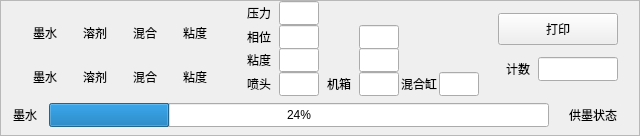
   <widget class="QFrame" name="frame_5">
    <property name="geometry">
     <rect>
      <x>0</x>
      <y>304</y>
      <width>640</width>
      <height>136</height>
     </rect>
    </property>
    <property name="sizePolicy">
     <sizepolicy hsizetype="Fixed" vsizetype="Fixed">
      <horstretch>0</horstretch>
      <verstretch>0</verstretch>
     </sizepolicy>
    </property>
    <property name="minimumSize">
     <size>
      <width>640</width>
      <height>136</height>
     </size>
    </property>
    <property name="maximumSize">
     <size>
      <width>640</width>
      <height>136</height>
     </size>
    </property>
    <property name="frameShape">
     <enum>QFrame::StyledPanel</enum>
    </property>
    <property name="frameShadow">
     <enum>QFrame::Raised</enum>
    </property>
    <layout class="QVBoxLayout" name="verticalLayout_2">
     <property name="spacing">
      <number>0</number>
     </property>
     <property name="leftMargin">
      <number>0</number>
     </property>
     <property name="topMargin">
      <number>0</number>
     </property>
     <property name="rightMargin">
      <number>0</number>
     </property>
     <property name="bottomMargin">
      <number>0</number>
     </property>
     <item>
      <layout class="QHBoxLayout" name="horizontalLayout_11">
       <item>
        <layout class="QGridLayout" name="gridLayout_2">
         <property name="spacing">
          <number>0</number>
         </property>
         <item row="0" column="0">
          <widget class="QLabel" name="label_19">
           <property name="sizePolicy">
            <sizepolicy hsizetype="Fixed" vsizetype="Fixed">
             <horstretch>0</horstretch>
             <verstretch>0</verstretch>
            </sizepolicy>
           </property>
           <property name="minimumSize">
            <size>
             <width>50</width>
             <height>56</height>
            </size>
           </property>
           <property name="maximumSize">
            <size>
             <width>50</width>
             <height>56</height>
            </size>
           </property>
           <property name="text">
            <string>墨水</string>
           </property>
           <property name="alignment">
            <set>Qt::AlignCenter</set>
           </property>
          </widget>
         </item>
         <item row="0" column="1">
          <widget class="QLabel" name="label_20">
           <property name="sizePolicy">
            <sizepolicy hsizetype="Fixed" vsizetype="Fixed">
             <horstretch>0</horstretch>
             <verstretch>0</verstretch>
            </sizepolicy>
           </property>
           <property name="minimumSize">
            <size>
             <width>50</width>
             <height>56</height>
            </size>
           </property>
           <property name="maximumSize">
            <size>
             <width>50</width>
             <height>56</height>
            </size>
           </property>
           <property name="text">
            <string>溶剂</string>
           </property>
           <property name="alignment">
            <set>Qt::AlignCenter</set>
           </property>
          </widget>
         </item>
         <item row="0" column="2">
          <widget class="QLabel" name="label_21">
           <property name="sizePolicy">
            <sizepolicy hsizetype="Fixed" vsizetype="Fixed">
             <horstretch>0</horstretch>
             <verstretch>0</verstretch>
            </sizepolicy>
           </property>
           <property name="minimumSize">
            <size>
             <width>50</width>
             <height>56</height>
            </size>
           </property>
           <property name="maximumSize">
            <size>
             <width>50</width>
             <height>56</height>
            </size>
           </property>
           <property name="text">
            <string>混合</string>
           </property>
           <property name="alignment">
            <set>Qt::AlignCenter</set>
           </property>
          </widget>
         </item>
         <item row="0" column="3">
          <widget class="QLabel" name="label_22">
           <property name="sizePolicy">
            <sizepolicy hsizetype="Fixed" vsizetype="Fixed">
             <horstretch>0</horstretch>
             <verstretch>0</verstretch>
            </sizepolicy>
           </property>
           <property name="minimumSize">
            <size>
             <width>50</width>
             <height>56</height>
            </size>
           </property>
           <property name="maximumSize">
            <size>
             <width>50</width>
             <height>56</height>
            </size>
           </property>
           <property name="text">
            <string>粘度</string>
           </property>
           <property name="alignment">
            <set>Qt::AlignCenter</set>
           </property>
          </widget>
         </item>
         <item row="1" column="0">
          <widget class="QLabel" name="label_23">
           <property name="sizePolicy">
            <sizepolicy hsizetype="Fixed" vsizetype="Fixed">
             <horstretch>0</horstretch>
             <verstretch>0</verstretch>
            </sizepolicy>
           </property>
           <property name="minimumSize">
            <size>
             <width>50</width>
             <height>24</height>
            </size>
           </property>
           <property name="maximumSize">
            <size>
             <width>50</width>
             <height>24</height>
            </size>
           </property>
           <property name="text">
            <string>墨水</string>
           </property>
           <property name="alignment">
            <set>Qt::AlignCenter</set>
           </property>
          </widget>
         </item>
         <item row="1" column="1">
          <widget class="QLabel" name="label_24">
           <property name="sizePolicy">
            <sizepolicy hsizetype="Fixed" vsizetype="Fixed">
             <horstretch>0</horstretch>
             <verstretch>0</verstretch>
            </sizepolicy>
           </property>
           <property name="minimumSize">
            <size>
             <width>50</width>
             <height>24</height>
            </size>
           </property>
           <property name="maximumSize">
            <size>
             <width>50</width>
             <height>24</height>
            </size>
           </property>
           <property name="text">
            <string>溶剂</string>
           </property>
           <property name="alignment">
            <set>Qt::AlignCenter</set>
           </property>
          </widget>
         </item>
         <item row="1" column="2">
          <widget class="QLabel" name="label_25">
           <property name="sizePolicy">
            <sizepolicy hsizetype="Fixed" vsizetype="Fixed">
             <horstretch>0</horstretch>
             <verstretch>0</verstretch>
            </sizepolicy>
           </property>
           <property name="minimumSize">
            <size>
             <width>50</width>
             <height>24</height>
            </size>
           </property>
           <property name="maximumSize">
            <size>
             <width>50</width>
             <height>24</height>
            </size>
           </property>
           <property name="text">
            <string>混合</string>
           </property>
           <property name="alignment">
            <set>Qt::AlignCenter</set>
           </property>
          </widget>
         </item>
         <item row="1" column="3">
          <widget class="QLabel" name="label_26">
           <property name="sizePolicy">
            <sizepolicy hsizetype="Fixed" vsizetype="Fixed">
             <horstretch>0</horstretch>
             <verstretch>0</verstretch>
            </sizepolicy>
           </property>
           <property name="minimumSize">
            <size>
             <width>50</width>
             <height>24</height>
            </size>
           </property>
           <property name="maximumSize">
            <size>
             <width>50</width>
             <height>24</height>
            </size>
           </property>
           <property name="text">
            <string>粘度</string>
           </property>
           <property name="alignment">
            <set>Qt::AlignCenter</set>
           </property>
          </widget>
         </item>
        </layout>
       </item>
       <item>
        <layout class="QGridLayout" name="gridLayout_3">
         <property name="spacing">
          <number>0</number>
         </property>
         <item row="1" column="1">
          <widget class="QLineEdit" name="lineEdit_3">
           <property name="sizePolicy">
            <sizepolicy hsizetype="Fixed" vsizetype="Fixed">
             <horstretch>0</horstretch>
             <verstretch>0</verstretch>
            </sizepolicy>
           </property>
           <property name="minimumSize">
            <size>
             <width>40</width>
             <height>24</height>
            </size>
           </property>
           <property name="maximumSize">
            <size>
             <width>40</width>
             <height>24</height>
            </size>
           </property>
           <property name="readOnly">
            <bool>true</bool>
           </property>
          </widget>
         </item>
         <item row="2" column="1">
          <widget class="QLineEdit" name="lineEdit_4">
           <property name="sizePolicy">
            <sizepolicy hsizetype="Fixed" vsizetype="Fixed">
             <horstretch>0</horstretch>
             <verstretch>0</verstretch>
            </sizepolicy>
           </property>
           <property name="minimumSize">
            <size>
             <width>40</width>
             <height>24</height>
            </size>
           </property>
           <property name="maximumSize">
            <size>
             <width>40</width>
             <height>24</height>
            </size>
           </property>
           <property name="readOnly">
            <bool>true</bool>
           </property>
          </widget>
         </item>
         <item row="1" column="3">
          <widget class="QLineEdit" name="lineEdit_8">
           <property name="sizePolicy">
            <sizepolicy hsizetype="Fixed" vsizetype="Fixed">
             <horstretch>0</horstretch>
             <verstretch>0</verstretch>
            </sizepolicy>
           </property>
           <property name="minimumSize">
            <size>
             <width>40</width>
             <height>24</height>
            </size>
           </property>
           <property name="maximumSize">
            <size>
             <width>40</width>
             <height>24</height>
            </size>
           </property>
           <property name="readOnly">
            <bool>true</bool>
           </property>
          </widget>
         </item>
         <item row="0" column="0">
          <widget class="QLabel" name="label_27">
           <property name="sizePolicy">
            <sizepolicy hsizetype="Fixed" vsizetype="Fixed">
             <horstretch>0</horstretch>
             <verstretch>0</verstretch>
            </sizepolicy>
           </property>
           <property name="minimumSize">
            <size>
             <width>40</width>
             <height>24</height>
            </size>
           </property>
           <property name="maximumSize">
            <size>
             <width>40</width>
             <height>24</height>
            </size>
           </property>
           <property name="text">
            <string>压力</string>
           </property>
           <property name="alignment">
            <set>Qt::AlignCenter</set>
           </property>
          </widget>
         </item>
         <item row="1" column="0">
          <widget class="QLabel" name="label_28">
           <property name="sizePolicy">
            <sizepolicy hsizetype="Fixed" vsizetype="Fixed">
             <horstretch>0</horstretch>
             <verstretch>0</verstretch>
            </sizepolicy>
           </property>
           <property name="minimumSize">
            <size>
             <width>40</width>
             <height>24</height>
            </size>
           </property>
           <property name="maximumSize">
            <size>
             <width>40</width>
             <height>24</height>
            </size>
           </property>
           <property name="text">
            <string>相位</string>
           </property>
           <property name="alignment">
            <set>Qt::AlignCenter</set>
           </property>
          </widget>
         </item>
         <item row="0" column="1">
          <widget class="QLineEdit" name="lineEdit_2">
           <property name="sizePolicy">
            <sizepolicy hsizetype="Fixed" vsizetype="Fixed">
             <horstretch>0</horstretch>
             <verstretch>0</verstretch>
            </sizepolicy>
           </property>
           <property name="minimumSize">
            <size>
             <width>40</width>
             <height>24</height>
            </size>
           </property>
           <property name="maximumSize">
            <size>
             <width>40</width>
             <height>24</height>
            </size>
           </property>
           <property name="readOnly">
            <bool>true</bool>
           </property>
          </widget>
         </item>
         <item row="3" column="5">
          <widget class="QLineEdit" name="lineEdit_9">
           <property name="sizePolicy">
            <sizepolicy hsizetype="Fixed" vsizetype="Fixed">
             <horstretch>0</horstretch>
             <verstretch>0</verstretch>
            </sizepolicy>
           </property>
           <property name="minimumSize">
            <size>
             <width>40</width>
             <height>24</height>
            </size>
           </property>
           <property name="maximumSize">
            <size>
             <width>40</width>
             <height>24</height>
            </size>
           </property>
           <property name="readOnly">
            <bool>true</bool>
           </property>
          </widget>
         </item>
         <item row="3" column="1">
          <widget class="QLineEdit" name="lineEdit_5">
           <property name="sizePolicy">
            <sizepolicy hsizetype="Fixed" vsizetype="Fixed">
             <horstretch>0</horstretch>
             <verstretch>0</verstretch>
            </sizepolicy>
           </property>
           <property name="minimumSize">
            <size>
             <width>40</width>
             <height>24</height>
            </size>
           </property>
           <property name="maximumSize">
            <size>
             <width>40</width>
             <height>24</height>
            </size>
           </property>
           <property name="readOnly">
            <bool>true</bool>
           </property>
          </widget>
         </item>
         <item row="3" column="2">
          <widget class="QLabel" name="label_31">
           <property name="sizePolicy">
            <sizepolicy hsizetype="Fixed" vsizetype="Fixed">
             <horstretch>0</horstretch>
             <verstretch>0</verstretch>
            </sizepolicy>
           </property>
           <property name="minimumSize">
            <size>
             <width>40</width>
             <height>24</height>
            </size>
           </property>
           <property name="maximumSize">
            <size>
             <width>40</width>
             <height>24</height>
            </size>
           </property>
           <property name="text">
            <string>机箱</string>
           </property>
           <property name="alignment">
            <set>Qt::AlignCenter</set>
           </property>
          </widget>
         </item>
         <item row="3" column="3">
          <widget class="QLineEdit" name="lineEdit_6">
           <property name="sizePolicy">
            <sizepolicy hsizetype="Fixed" vsizetype="Fixed">
             <horstretch>0</horstretch>
             <verstretch>0</verstretch>
            </sizepolicy>
           </property>
           <property name="minimumSize">
            <size>
             <width>40</width>
             <height>24</height>
            </size>
           </property>
           <property name="maximumSize">
            <size>
             <width>40</width>
             <height>24</height>
            </size>
           </property>
           <property name="readOnly">
            <bool>true</bool>
           </property>
          </widget>
         </item>
         <item row="3" column="4">
          <widget class="QLabel" name="label_32">
           <property name="sizePolicy">
            <sizepolicy hsizetype="Fixed" vsizetype="Fixed">
             <horstretch>0</horstretch>
             <verstretch>0</verstretch>
            </sizepolicy>
           </property>
           <property name="minimumSize">
            <size>
             <width>40</width>
             <height>24</height>
            </size>
           </property>
           <property name="maximumSize">
            <size>
             <width>40</width>
             <height>24</height>
            </size>
           </property>
           <property name="text">
            <string>混合缸</string>
           </property>
           <property name="alignment">
            <set>Qt::AlignCenter</set>
           </property>
          </widget>
         </item>
         <item row="2" column="0">
          <widget class="QLabel" name="label_29">
           <property name="sizePolicy">
            <sizepolicy hsizetype="Fixed" vsizetype="Fixed">
             <horstretch>0</horstretch>
             <verstretch>0</verstretch>
            </sizepolicy>
           </property>
           <property name="minimumSize">
            <size>
             <width>40</width>
             <height>24</height>
            </size>
           </property>
           <property name="maximumSize">
            <size>
             <width>40</width>
             <height>24</height>
            </size>
           </property>
           <property name="text">
            <string>粘度</string>
           </property>
           <property name="alignment">
            <set>Qt::AlignCenter</set>
           </property>
          </widget>
         </item>
         <item row="3" column="0">
          <widget class="QLabel" name="label_30">
           <property name="sizePolicy">
            <sizepolicy hsizetype="Fixed" vsizetype="Fixed">
             <horstretch>0</horstretch>
             <verstretch>0</verstretch>
            </sizepolicy>
           </property>
           <property name="minimumSize">
            <size>
             <width>40</width>
             <height>24</height>
            </size>
           </property>
           <property name="maximumSize">
            <size>
             <width>40</width>
             <height>24</height>
            </size>
           </property>
           <property name="text">
            <string>喷头</string>
           </property>
           <property name="alignment">
            <set>Qt::AlignCenter</set>
           </property>
          </widget>
         </item>
         <item row="2" column="3">
          <widget class="QLineEdit" name="lineEdit_7">
           <property name="sizePolicy">
            <sizepolicy hsizetype="Fixed" vsizetype="Fixed">
             <horstretch>0</horstretch>
             <verstretch>0</verstretch>
            </sizepolicy>
           </property>
           <property name="minimumSize">
            <size>
             <width>40</width>
             <height>24</height>
            </size>
           </property>
           <property name="maximumSize">
            <size>
             <width>40</width>
             <height>24</height>
            </size>
           </property>
           <property name="readOnly">
            <bool>true</bool>
           </property>
          </widget>
         </item>
        </layout>
       </item>
       <item>
        <layout class="QGridLayout" name="gridLayout_4">
         <property name="spacing">
          <number>0</number>
         </property>
         <item row="0" column="0" colspan="2">
          <widget class="QPushButton" name="pushButton_9">
           <property name="sizePolicy">
            <sizepolicy hsizetype="Fixed" vsizetype="Fixed">
             <horstretch>0</horstretch>
             <verstretch>0</verstretch>
            </sizepolicy>
           </property>
           <property name="minimumSize">
            <size>
             <width>120</width>
             <height>32</height>
            </size>
           </property>
           <property name="maximumSize">
            <size>
             <width>120</width>
             <height>32</height>
            </size>
           </property>
           <property name="text">
            <string>打印</string>
           </property>
          </widget>
         </item>
         <item row="1" column="0">
          <widget class="QLabel" name="label_33">
           <property name="sizePolicy">
            <sizepolicy hsizetype="Fixed" vsizetype="Fixed">
             <horstretch>0</horstretch>
             <verstretch>0</verstretch>
            </sizepolicy>
           </property>
           <property name="minimumSize">
            <size>
             <width>40</width>
             <height>24</height>
            </size>
           </property>
           <property name="maximumSize">
            <size>
             <width>40</width>
             <height>24</height>
            </size>
           </property>
           <property name="text">
            <string>计数</string>
           </property>
           <property name="alignment">
            <set>Qt::AlignCenter</set>
           </property>
          </widget>
         </item>
         <item row="1" column="1">
          <widget class="QLineEdit" name="lineEdit_10">
           <property name="sizePolicy">
            <sizepolicy hsizetype="Fixed" vsizetype="Fixed">
             <horstretch>0</horstretch>
             <verstretch>0</verstretch>
            </sizepolicy>
           </property>
           <property name="minimumSize">
            <size>
             <width>80</width>
             <height>24</height>
            </size>
           </property>
           <property name="maximumSize">
            <size>
             <width>80</width>
             <height>24</height>
            </size>
           </property>
           <property name="readOnly">
            <bool>true</bool>
           </property>
          </widget>
         </item>
        </layout>
       </item>
      </layout>
     </item>
     <item>
      <layout class="QHBoxLayout" name="horizontalLayout_10">
       <item>
        <widget class="QLabel" name="label_34">
         <property name="sizePolicy">
          <sizepolicy hsizetype="Fixed" vsizetype="Fixed">
           <horstretch>0</horstretch>
           <verstretch>0</verstretch>
          </sizepolicy>
         </property>
         <property name="minimumSize">
          <size>
           <width>40</width>
           <height>24</height>
          </size>
         </property>
         <property name="maximumSize">
          <size>
           <width>40</width>
           <height>24</height>
          </size>
         </property>
         <property name="text">
          <string>墨水</string>
         </property>
         <property name="alignment">
          <set>Qt::AlignCenter</set>
         </property>
        </widget>
       </item>
       <item>
        <widget class="QProgressBar" name="progressBar">
         <property name="sizePolicy">
          <sizepolicy hsizetype="Fixed" vsizetype="Fixed">
           <horstretch>0</horstretch>
           <verstretch>0</verstretch>
          </sizepolicy>
         </property>
         <property name="minimumSize">
          <size>
           <width>500</width>
           <height>24</height>
          </size>
         </property>
         <property name="maximumSize">
          <size>
           <width>500</width>
           <height>24</height>
          </size>
         </property>
         <property name="value">
          <number>24</number>
         </property>
        </widget>
       </item>
       <item>
        <widget class="QLabel" name="label_35">
         <property name="sizePolicy">
          <sizepolicy hsizetype="Fixed" vsizetype="Fixed">
           <horstretch>0</horstretch>
           <verstretch>0</verstretch>
          </sizepolicy>
         </property>
         <property name="minimumSize">
          <size>
           <width>80</width>
           <height>40</height>
          </size>
         </property>
         <property name="maximumSize">
          <size>
           <width>80</width>
           <height>40</height>
          </size>
         </property>
         <property name="text">
          <string>供墨状态</string>
         </property>
         <property name="alignment">
          <set>Qt::AlignCenter</set>
         </property>
        </widget>
       </item>
      </layout>
     </item>
    </layout>
   </widget>
